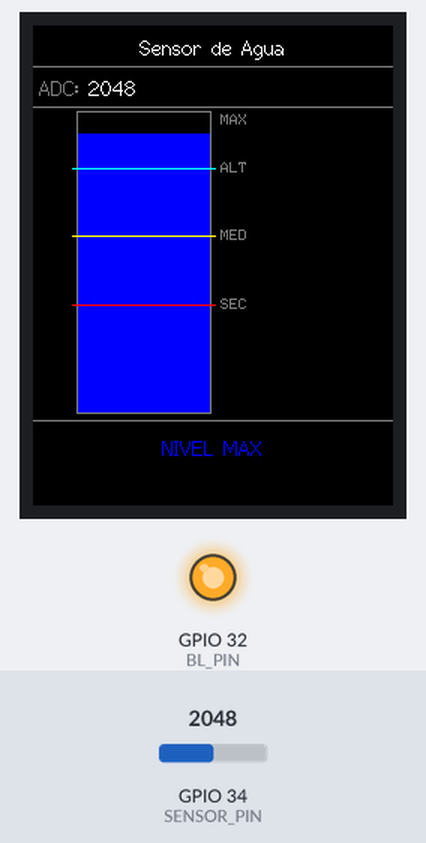
Recording of a sketch running on a simulated ESP32. On the bench: 240×320 colour display, output pins drawn as LEDs (lit = HIGH). The test bench sets the inputs (shaded band); at power-on: GPIO 34 (SENSOR_PIN) = 2048. What the sketch prints to the serial monitor is not drawn.

Above: at 2.2 s.
2.3 s: GPIO 34 (SENSOR_PIN) set to 1869
At 3.4 s:
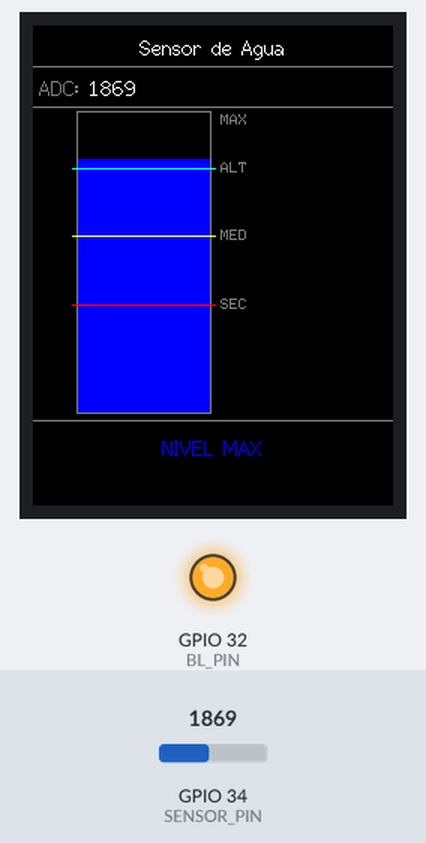
4.0 s: GPIO 34 (SENSOR_PIN) set to 1770
At 4.5 s:
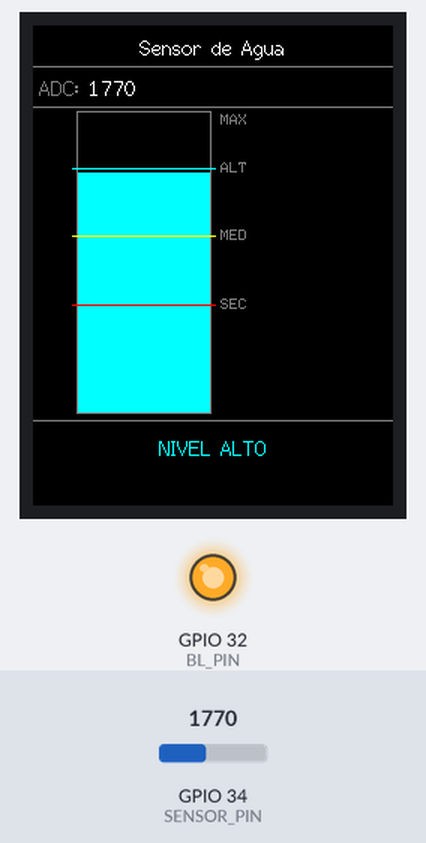
5.6 s: GPIO 34 (SENSOR_PIN) set to 2047
At 6.5 s:
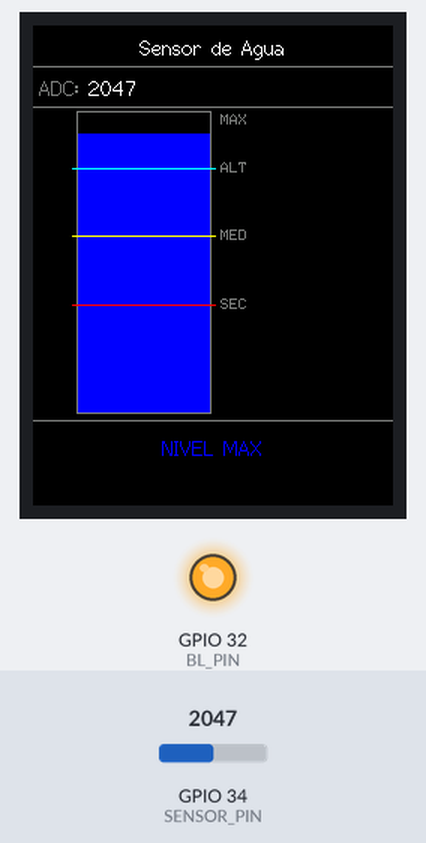
7.4 s: GPIO 34 (SENSOR_PIN) set to 1228
At 8.2 s:
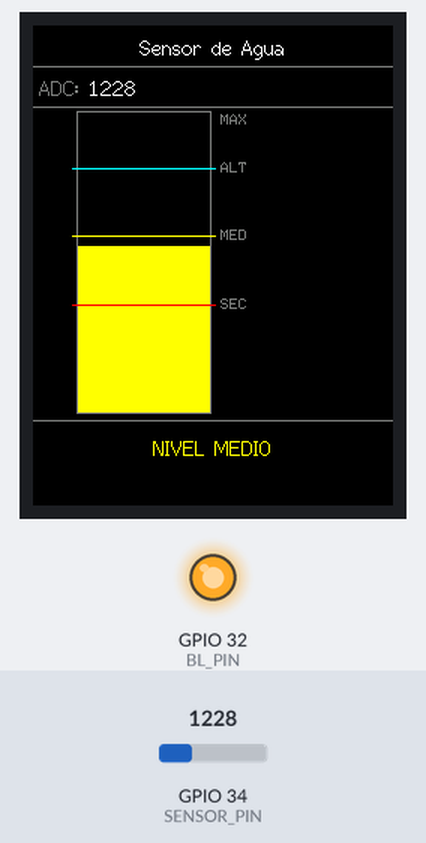
9.1 s: GPIO 34 (SENSOR_PIN) set to 1177
At 10.1 s:
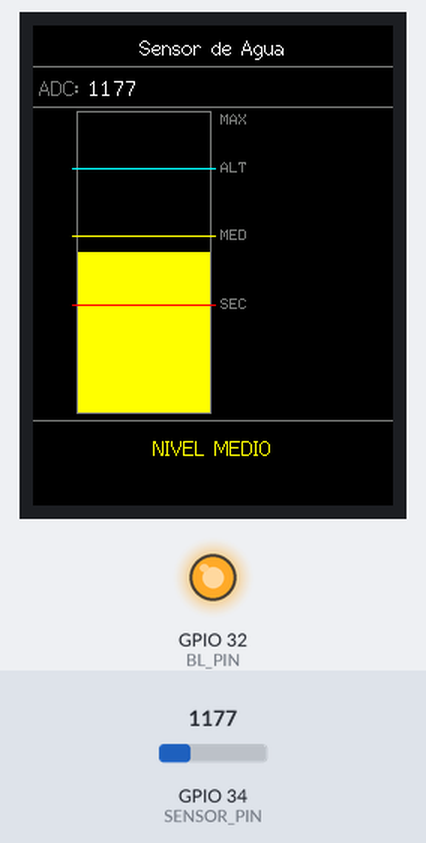
10.8 s: GPIO 34 (SENSOR_PIN) set to 491
At 11.8 s:
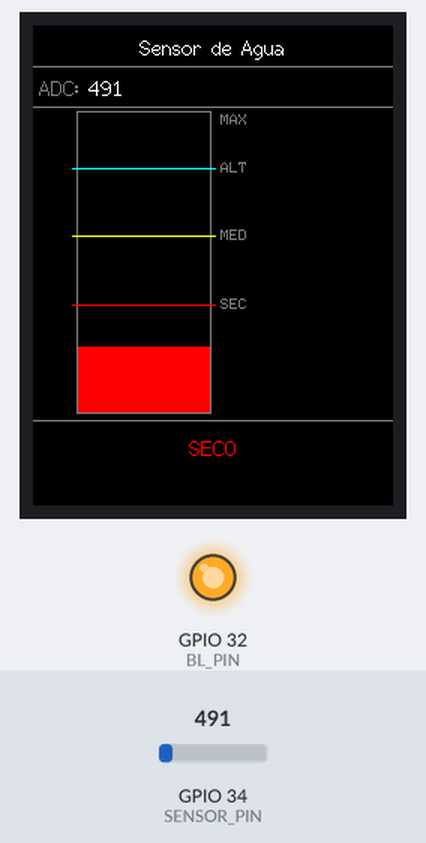
Timing chart, 0 to 13.6 s (numbered marks = the images above; inputs shaded):
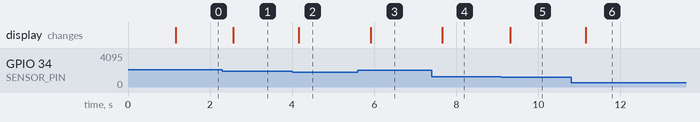

Measured:
- the behaviour switches between 1800 and 1799 on GPIO 34 (SENSOR_PIN) (found by bisection; images 1 and 2)
- the behaviour switches between 1220 and 1219 on GPIO 34 (SENSOR_PIN) (found by bisection; images 4 and 5)
- after the input at 2.3 s, the display: changes after 0.27 s (image 1)
- after the input at 4.0 s, the display: changes after 0.17 s (image 2)
- after the input at 5.6 s, the display: changes after 0.32 s (image 3)
- after the input at 7.4 s, the display: changes after 0.26 s (image 4)
- after the input at 9.1 s, the display: changes after 0.21 s (image 5)
- after the input at 10.8 s, the display: changes after 0.35 s (image 6)

The sketch:

water_sensor.ino
```cpp
#include <TFT_eSPI.h>
#include <SPI.h>

TFT_eSPI tft = TFT_eSPI();

const int SENSOR_PIN = 34;
const int BL_PIN     = 32;

const int LIM_SECO   = 800;
const int LIM_MEDIO  = 1300;
const int LIM_ALTO   = 1800;
const int ADC_MAX    = 2200;

const uint16_t COR_SECO  = TFT_RED;
const uint16_t COR_MEDIO = TFT_YELLOW;
const uint16_t COR_ALTO  = TFT_CYAN;
const uint16_t COR_MAX   = TFT_BLUE;
const uint16_t COR_BG    = TFT_BLACK;
const uint16_t COR_TEXTO = TFT_WHITE;

const int BAR_X = 30;
const int BAR_Y = 58;
const int BAR_W = 88;
const int BAR_H = 200;

int     ultimoValor  = -999;
String  ultimoStatus = "";

unsigned long ultimoMs     = 0;
unsigned long ultimoSalvo  = 0;
const unsigned long INTERVALO        = 250;
const unsigned long INTERVALO_SALVAR = 5000;

// ---------------------------------------------------------
void getStatus(int valor, String &status, uint16_t &cor) {
  if (valor < LIM_SECO) {
    status = "SECO";        cor = COR_SECO;
  } else if (valor < LIM_MEDIO) {
    status = "NIVEL MEDIO"; cor = COR_MEDIO;
  } else if (valor < LIM_ALTO) {
    status = "NIVEL ALTO";  cor = COR_ALTO;
  } else {
    status = "NIVEL MAX";   cor = COR_MAX;
  }
}

int markY(int limiar) {
  return BAR_Y + BAR_H - constrain(map(limiar, 0, ADC_MAX, 0, BAR_H), 0, BAR_H);
}

void drawBarOnly(int valor, uint16_t cor) {
  tft.fillRect(BAR_X, BAR_Y, BAR_W, BAR_H, COR_BG);
  int fill = constrain(map(valor, 0, ADC_MAX, 0, BAR_H), 0, BAR_H);
  tft.fillRect(BAR_X, BAR_Y + (BAR_H - fill), BAR_W, fill, cor);
  tft.drawFastHLine(BAR_X - 4, markY(LIM_SECO),  BAR_W + 8, COR_SECO);
  tft.drawFastHLine(BAR_X - 4, markY(LIM_MEDIO), BAR_W + 8, COR_MEDIO);
  tft.drawFastHLine(BAR_X - 4, markY(LIM_ALTO),  BAR_W + 8, COR_ALTO);
}

void drawADC(int valor) {
  tft.fillRect(0, 32, tft.width(), 20, COR_BG);
  tft.setTextFont(2);
  tft.setTextColor(TFT_DARKGREY, COR_BG);
  tft.setCursor(4, 34);
  tft.print("ADC: ");
  tft.setTextColor(COR_TEXTO, COR_BG);
  tft.print(valor);
}

void drawStatus(const String &status, uint16_t cor) {
  tft.fillRect(0, 266, tft.width(), 54, COR_BG);
  tft.setTextFont(2);
  tft.setTextColor(cor, COR_BG);
  int tw = tft.textWidth(status);
  tft.setCursor((tft.width() - tw) / 2, 274);
  tft.print(status);
}

void drawTelaCompleta(int valor, const String &status, uint16_t cor) {
  tft.fillScreen(COR_BG);

  tft.setTextFont(2);
  tft.setTextColor(COR_TEXTO, COR_BG);
  int tw = tft.textWidth("Sensor de Agua");
  tft.setCursor((tft.width() - tw) / 2, 7);
  tft.print("Sensor de Agua");

  tft.drawFastHLine(0, 27, tft.width(), TFT_DARKGREY);
  drawADC(valor);
  tft.drawFastHLine(0, 54, tft.width(), TFT_DARKGREY);
  tft.drawRect(BAR_X - 1, BAR_Y - 1, BAR_W + 2, BAR_H + 2, TFT_DARKGREY);
  drawBarOnly(valor, cor);

  int lx = BAR_X + BAR_W + 7;
  tft.setTextFont(1);
  tft.setTextColor(TFT_DARKGREY, COR_BG);
  tft.setCursor(lx, BAR_Y + 1);            tft.print("MAX");
  tft.setCursor(lx, markY(LIM_ALTO)  - 4); tft.print("ALT");
  tft.setCursor(lx, markY(LIM_MEDIO) - 4); tft.print("MED");
  tft.setCursor(lx, markY(LIM_SECO)  - 4); tft.print("SEC");

  tft.drawFastHLine(0, 263, tft.width(), TFT_DARKGREY);
  drawStatus(status, cor);
}

// ---------------------------------------------------------
void setup() {
  Serial.begin(115200);

  // Cabeçalho do arquivo — aparece uma vez ao ligar
  Serial.println("segundos,adc,status");

  pinMode(BL_PIN, OUTPUT);
  digitalWrite(BL_PIN, HIGH);

  tft.init();
  tft.setRotation(0);
  tft.fillScreen(COR_BG);

  tft.setTextFont(2);
  tft.setTextColor(TFT_GREEN, COR_BG);
  int tw = tft.textWidth("Iniciando...");
  tft.setCursor((tft.width() - tw) / 2, 148);
  tft.print("Iniciando...");
  delay(800);
}

void loop() {
  unsigned long agora = millis();
  if (agora - ultimoMs < INTERVALO) return;
  ultimoMs = agora;

  long soma = 0;
  for (int i = 0; i < 4; i++) soma += analogRead(SENSOR_PIN);
  int valor = soma / 4;

  String status;
  uint16_t cor;
  getStatus(valor, status, cor);

  if (status != ultimoStatus) {
    drawTelaCompleta(valor, status, cor);
  } else if (abs(valor - ultimoValor) > 8) {
    drawADC(valor);
    drawBarOnly(valor, cor);
  }

  ultimoStatus = status;
  ultimoValor  = valor;

  // Imprime linha CSV limpa a cada 5 segundos
  if (agora - ultimoSalvo >= INTERVALO_SALVAR) {
    ultimoSalvo = agora;
    Serial.printf("%lu,%d,%s\n", agora / 1000, valor, status.c_str());
  }
}
```
